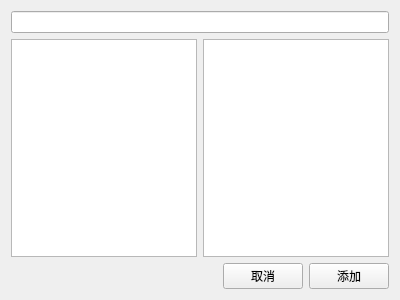
<?xml version="1.0" encoding="UTF-8"?>
<ui version="4.0">
 <class>AddFunctionsWidget</class>
 <widget class="QWidget" name="AddFunctionsWidget">
  <property name="geometry">
   <rect>
    <x>0</x>
    <y>0</y>
    <width>400</width>
    <height>300</height>
   </rect>
  </property>
  <property name="windowTitle">
   <string>Form</string>
  </property>
  <layout class="QVBoxLayout" name="verticalLayout">
   <item>
    <widget class="QLineEdit" name="searchlineEdit"/>
   </item>
   <item>
    <layout class="QHBoxLayout" name="horizontalLayout">
     <item>
      <widget class="QListWidget" name="listWidget"/>
     </item>
     <item>
      <widget class="QListWidget" name="selectlistWidget"/>
     </item>
    </layout>
   </item>
   <item>
    <layout class="QHBoxLayout" name="horizontalLayout_2">
     <item>
      <spacer name="horizontalSpacer">
       <property name="orientation">
        <enum>Qt::Horizontal</enum>
       </property>
       <property name="sizeHint" stdset="0">
        <size>
         <width>40</width>
         <height>20</height>
        </size>
       </property>
      </spacer>
     </item>
     <item>
      <widget class="QPushButton" name="cancelpushButton">
       <property name="text">
        <string>取消</string>
       </property>
      </widget>
     </item>
     <item>
      <widget class="QPushButton" name="addpushButton">
       <property name="text">
        <string>添加</string>
       </property>
      </widget>
     </item>
    </layout>
   </item>
  </layout>
 </widget>
 <resources/>
 <connections/>
</ui>
